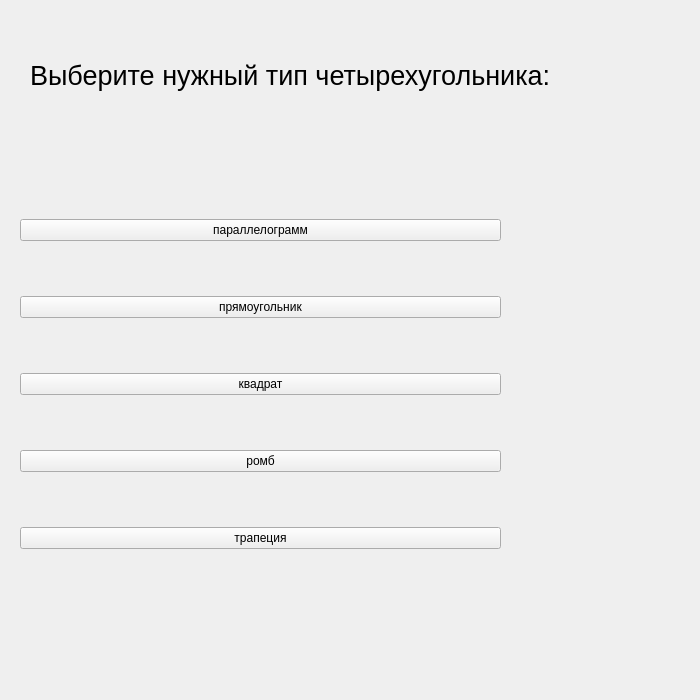
<?xml version="1.0" encoding="UTF-8"?>
<ui version="4.0">
 <class>quadrilateral</class>
 <widget class="QWidget" name="quadrilateral">
  <property name="geometry">
   <rect>
    <x>0</x>
    <y>0</y>
    <width>700</width>
    <height>700</height>
   </rect>
  </property>
  <property name="windowTitle">
   <string>Form</string>
  </property>
  <widget class="QWidget" name="verticalLayoutWidget">
   <property name="geometry">
    <rect>
     <x>20</x>
     <y>170</y>
     <width>481</width>
     <height>431</height>
    </rect>
   </property>
   <layout class="QVBoxLayout" name="verticalLayout">
    <item>
     <widget class="QPushButton" name="pushButton_2">
      <property name="text">
       <string>параллелограмм</string>
      </property>
     </widget>
    </item>
    <item>
     <widget class="QPushButton" name="pushButton">
      <property name="text">
       <string>прямоугольник</string>
      </property>
     </widget>
    </item>
    <item>
     <widget class="QPushButton" name="pushButton_4">
      <property name="text">
       <string>квадрат</string>
      </property>
     </widget>
    </item>
    <item>
     <widget class="QPushButton" name="pushButton_5">
      <property name="text">
       <string>ромб</string>
      </property>
     </widget>
    </item>
    <item>
     <widget class="QPushButton" name="pushButton_3">
      <property name="text">
       <string>трапеция</string>
      </property>
     </widget>
    </item>
   </layout>
  </widget>
  <widget class="QLabel" name="label">
   <property name="geometry">
    <rect>
     <x>30</x>
     <y>40</y>
     <width>631</width>
     <height>71</height>
    </rect>
   </property>
   <property name="font">
    <font>
     <pointsize>20</pointsize>
    </font>
   </property>
   <property name="text">
    <string>Выберите нужный тип четырехугольника:</string>
   </property>
  </widget>
 </widget>
 <resources/>
 <connections/>
</ui>
